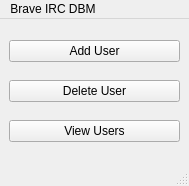
<?xml version="1.0" encoding="UTF-8"?>
<ui version="4.0">
 <class>main</class>
 <widget class="QMainWindow" name="main">
  <property name="geometry">
   <rect>
    <x>0</x>
    <y>0</y>
    <width>189</width>
    <height>186</height>
   </rect>
  </property>
  <property name="minimumSize">
   <size>
    <width>189</width>
    <height>186</height>
   </size>
  </property>
  <property name="maximumSize">
   <size>
    <width>189</width>
    <height>186</height>
   </size>
  </property>
  <property name="windowTitle">
   <string>MainWindow</string>
  </property>
  <widget class="QWidget" name="centralwidget">
   <layout class="QVBoxLayout" name="verticalLayout">
    <item>
     <widget class="QPushButton" name="pushButton">
      <property name="text">
       <string>Add User</string>
      </property>
     </widget>
    </item>
    <item>
     <widget class="QPushButton" name="pushButton_2">
      <property name="text">
       <string>Delete User</string>
      </property>
     </widget>
    </item>
    <item>
     <widget class="QPushButton" name="pushButton_3">
      <property name="text">
       <string>View Users</string>
      </property>
     </widget>
    </item>
   </layout>
  </widget>
  <widget class="QMenuBar" name="menubar">
   <property name="geometry">
    <rect>
     <x>0</x>
     <y>0</y>
     <width>189</width>
     <height>25</height>
    </rect>
   </property>
   <widget class="QMenu" name="menuBrave_IRC_DBM">
    <property name="title">
     <string>Brave IRC DBM</string>
    </property>
    <addaction name="actionQuit"/>
   </widget>
   <addaction name="menuBrave_IRC_DBM"/>
  </widget>
  <widget class="QStatusBar" name="statusbar"/>
  <action name="actionQuit">
   <property name="text">
    <string>Quit</string>
   </property>
  </action>
 </widget>
 <resources/>
 <connections/>
</ui>
